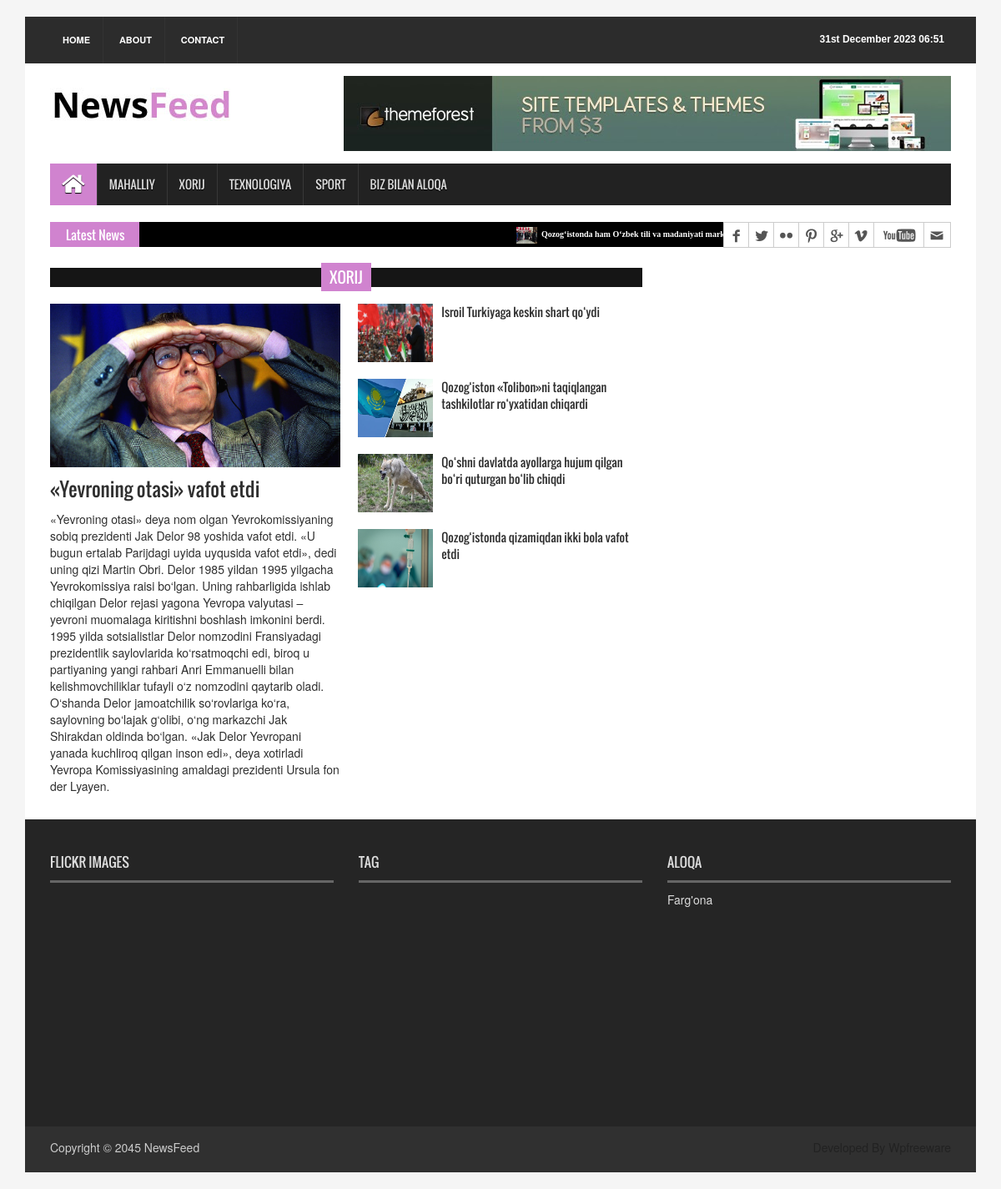
The page /menu/foreign/ on the database its author committed.
### asosiy/models.py (models this page shows, shortened)
class Yangiliklar(models.Model):
    class Status(models.TextChoices):
        Draft = "DF", "Draft"
        Published = "PB", "Published"
    sarlavha = models.CharField(max_length=250)
    sl_url = models.SlugField(max_length=250)
    matn = models.TextField()
    rasm = models.ImageField(upload_to='yangiliklar/rasm')
    category = models.ForeignKey(Category, on_delete=models.CASCADE)
    publish_time = models.DateTimeField(default=timezone.now)
    created_time = models.DateTimeField(auto_now_add=True)
    updated_time = models.DateTimeField(auto_now=True)
    status = models.CharField(max_length=2,
                              choices=Status.choices,
                              default=Status.Draft,
                              )
    class Meta:
        ordering = ["-publish_time"]
    def get_absolute_url(self):
        return reverse("yangilik_detail", args=[self.sl_url])

### asosiy/views.py (the view)
# urls.py: path('foreign/', XorijYangiliklarView.as_view()),
class XorijYangiliklarView(ListView):
    model = Yangiliklar
    template_name = 'foreign.html'
    context_object_name = "xorij_yangiliklar"
    def get_queryset(self):
        yangiliklar = Yangiliklar.objects.all().filter(category__nom="Xorij").order_by("-publish_time")
        return yangiliklar

### asosiy/processor.py (called while the page is built)
def latest_news(request):
    latest_news = Yangiliklar.objects.all().order_by("-publish_time")[:10]
    content = {
        "latest_news": latest_news
    }
    return content

### templates/foreign.html (shortened to what this page needs)
{% extends 'base.html' %}
{% load static %}
{% block content %}
<section id="contentSection">
    <div class="row">
      <div class="col-lg-8 col-md-8 col-sm-8">
        <div class="left_content">
          <div class="single_post_content">
            <h2><span>Xorij</span></h2>
            <div class="single_post_content_left">
              <ul class="business_catgnav  wow fadeInDown">
                {% for xorij in xorij_yangiliklar %}
                  {% if forloop.first %}
                <li>
                  <figure class="bsbig_fig"> <a href="{{xorij.get_absolute_url}}" class="featured_img"> <img alt="" src="{{xorij.rasm.url}}"> <span class="overlay"></span> </a>
                    <figcaption> <a href="{{mahalliy.get_absolute_url}}">{{ xorij.sarlavha }}</a> </figcaption>
                    <p><a href="{{mahalliy.get_absolute_url}}">{{xorij.matn}} </a></p>
                  </figure>
                </li>
                    {% endif %}
                {% endfor %}
              </ul>
            </div>
            <div class="single_post_content_right">
              <ul class="spost_nav">
                {% for xorij in xorij_yangiliklar %}
                  {% if forloop.counter > 1 %}
                <li>
                  <div class="media wow fadeInDown"> <a href="{{xorij.get_absolute_url}}" class="media-left"> <img alt="" src={{xorij.rasm.url}}> </a>
                    <div class="media-body"> <a href="{{xorij.get_absolute_url}}" class="catg_title">{{xorij.sarlavha}}</a> </div>
                  </div>
                </li>
                      {% endif %}
                {% endfor %}
              </ul>
            </div>
          </div>
        </div>
      </div>
    </div>
</section>
{% endblock content %}

### templates/base.html (shortened to what this page needs)
<!DOCTYPE html>
      {% load static %}
<html>
<head>
<link rel="stylesheet" type="text/css" href="{% static 'css/bootstrap.min.css' %}">
<link rel="stylesheet" type="text/css" href="{% static 'css/font-awesome.min.css' %}">
<link rel="stylesheet" type="text/css" href="{% static 'css/animate.css' %}">
<link rel="stylesheet" type="text/css" href="{% static 'css/font.css' %}">
<link rel="stylesheet" type="text/css" href="{% static 'css/li-scroller.css' %}">
<link rel="stylesheet" type="text/css" href="{% static 'css/slick.css' %}">
<link rel="stylesheet" type="text/css" href="{% static 'css/jquery.fancybox.css' %}">
<link rel="stylesheet" type="text/css" href="{% static 'css/theme.css' %}">
<link rel="stylesheet" type="text/css" href="{% static 'css/style.css' %}">
</head>
<body>
<div class="container">
  <header id="header">
    <div class="row">
      <div class="col-lg-12 col-md-12 col-sm-12">
        <div class="header_top">
          <div class="header_top_left">
            <ul class="top_nav">
              <li><a href="/menu/news/">Home</a></li>
              <li><a href="/menu/about/">About</a></li>
              <li><a href="/menu/contact/">Contact</a></li>
            </ul>
          </div>
          <div class="header_top_right">
            <p>{% now "jS F Y H:i" %}</p>
          </div>
        </div>
      </div>
      <div class="col-lg-12 col-md-12 col-sm-12">
        <div class="header_bottom">
          <div class="logo_area"><a href="index.html" class="logo"><img src="{% static 'images/logo.jpg' %}" alt=""></a></div>
          <div class="add_banner"><a href="#"><img src="{% static 'images/addbanner_728x90_V1.jpg' %}" alt=""></a></div>
        </div>
      </div>
    </div>
  </header>
  <section id="navArea">
    <nav class="navbar navbar-inverse" role="navigation">
      <div id="navbar" class="navbar-collapse collapse">
        <ul class="nav navbar-nav main_nav">
          <li class="active"><a href="/menu/news/"><span class="fa fa-home desktop-home"></span><span class="mobile-show">Home</span></a></li>
          <li><a href="/menu/local/">Mahalliy</a></li>
          <li><a href="/menu/foreign/">Xorij</a>
          <li><a href="/menu/technology/">Texnologiya</a></li>
          <li><a href="/memu/sport/">Sport</a></li>
          <li><a href="/menu/contact/">Biz bilan aloqa</a></li>
        </ul>
      </div>
    </nav>
  </section>
  <section id="newsSection">
    <div class="row">
      <div class="col-lg-12 col-md-12">
        <div class="latest_newsarea"> <span>Latest News</span>
          <ul id="ticker01" class="news_sticker">
            {% for i in latest_news %}
            <li><a href="#"><img src={{i.rasm.url}} alt="">{{i.sarlavha}}</a></li>
            {% endfor %}
          </ul>
          <div class="social_area">
            <ul class="social_nav">
              <li class="facebook"><a href="#"></a></li>
              <li class="twitter"><a href="#"></a></li>
              <li class="flickr"><a href="#"></a></li>
              <li class="pinterest"><a href="#"></a></li>
              <li class="googleplus"><a href="#"></a></li>
              <li class="vimeo"><a href="#"></a></li>
              <li class="youtube"><a href="#"></a></li>
              <li class="mail"><a href="#"></a></li>
            </ul>
          </div>
        </div>
      </div>
    </div>
  </section>
      {% block content %}
      {% endblock content %}
  <footer id="footer">
    <div class="footer_top">
      <div class="row">
        <div class="col-lg-4 col-md-4 col-sm-4">
          <div class="footer_widget wow fadeInLeftBig">
            <h2>Flickr Images</h2>
          </div>
        </div>
        <div class="col-lg-4 col-md-4 col-sm-4">
          <div class="footer_widget wow fadeInDown">
            <h2>Tag</h2>
          </div>
        </div>
        <div class="col-lg-4 col-md-4 col-sm-4">
          <div class="footer_widget wow fadeInRightBig">
            <h2>Aloqa</h2>
            <p>Farg'ona</p>
          </div>
        </div>
      </div>
    </div>
    <div class="footer_bottom">
      <p class="copyright">Copyright &copy; 2045 <a href="index.html">NewsFeed</a></p>
      <p class="developer">Developed By Wpfreeware</p>
    </div>
  </footer>
</div>
</body>

### static/css/li-scroller.css (style rules this page uses)
ul.newsticker { position:relative; left:750px; font:bold 10px Verdana; list-style-type:none; margin:0; padding:0 }
ul.newsticker li { float:left; margin:0; padding:0 }
ul.newsticker a { white-space:nowrap; padding:0; color:#fff; margin:0 50px 0 0 }
ul.newsticker a > img { height:20px; margin-right:5px; width:25px }

### static/css/theme.css (style rules this page uses)
.navbar-inverse .navbar-nav > .active > a, .navbar-inverse .navbar-nav > .active > a:hover, .navbar-inverse .navbar-nav > .active > a:focus { background-color:#d083cf }
.latest_newsarea span { background:none repeat scroll 0 0 #d083cf }
.single_post_content > h2 span { background:none repeat scroll 0 0 #d083cf }

### rows shown on the page
Yangiliklar: rasm (picture), sarlavha "Qozog‘istonda ham O‘zbek tili va madaniyati markazi ochildi"
Yangiliklar: rasm (picture), sarlavha "«Yevroning otasi» vafot etdi", matn "«Yevroning otasi» deya nom olgan Yevrokomissiyaning sobiq prezidenti Jak Delor 98 yoshida vafot etdi. «U bugun ertalab Parijdagi uyida uyqusida vafot etdi», dedi uning qizi Martin Obri. Delor 1985 yildan 1995 yilgacha Yevrokomissiya raisi bo‘lgan. Uning rahbarligida ishlab chiqilgan Delor rejasi yagona Yevropa valyutasi – yevroni muomalaga kiritishni boshlash imkonini berdi. 1995 yilda sotsialistlar Delor nomzodini Fransiyadagi prezidentlik saylovlarida ko‘rsatmoqchi edi, biroq u partiyaning yangi rahbari Anri Emmanuelli bilan kelishmovchiliklar tufayli o‘z nomzodini qaytarib oladi. O‘shanda Delor jamoatchilik so‘rovlariga ko‘ra, saylovning bo‘lajak g‘olibi, o‘ng markazchi Jak Shirakdan…"
Yangiliklar: rasm (picture), sarlavha "Isroil Turkiyaga keskin shart qo‘ydi"
Yangiliklar: rasm (picture), sarlavha "Qozog‘iston «Tolibon»ni taqiqlangan tashkilotlar ro‘yxatidan chiqardi"
Yangiliklar: rasm (picture), sarlavha "Qo‘shni davlatda ayollarga hujum qilgan bo‘ri quturgan bo‘lib chiqdi"
Yangiliklar: rasm (picture), sarlavha "Qozog‘istonda qizamiqdan ikki bola vafot etdi"
